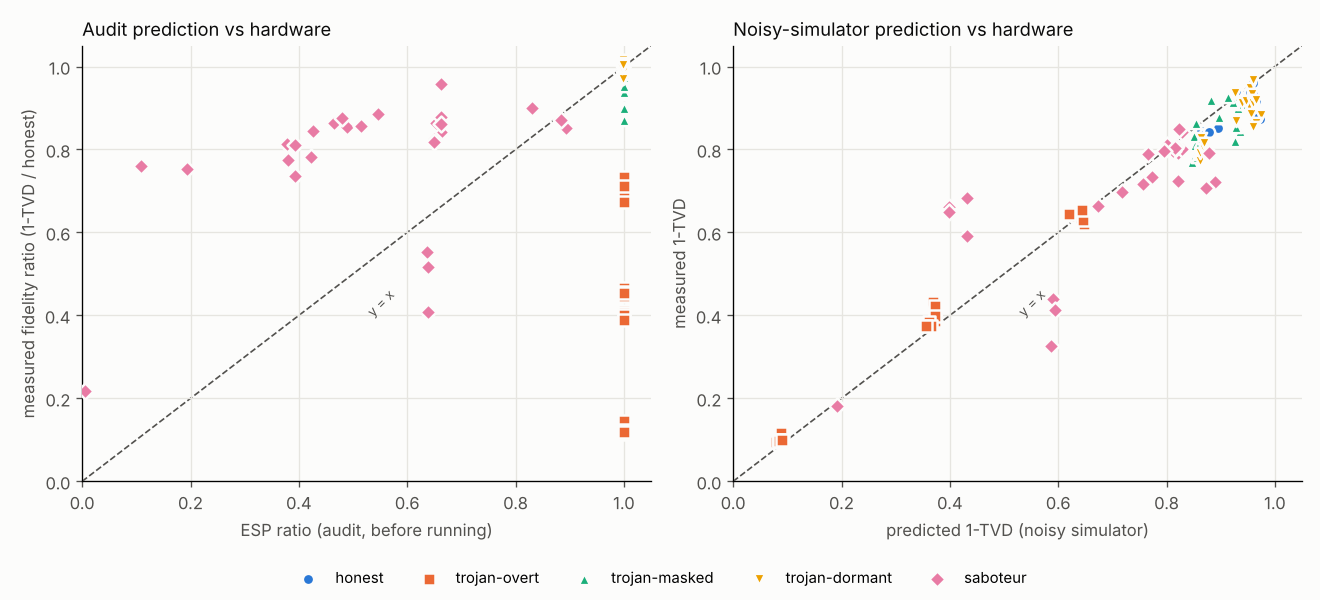

Write Python code to recreate this figure.
"""Predicted vs measured: every real IBM hardware run in bench/, in one chart and one table.

Reads bench/ibm_*.json (run 1 from `demo.py --ibm`, the rest from bench/ibm_runs.py) and the panel's
bench/live_ibm/*.json (server.py --allow-ibm); jobs still queued are skipped. A panel job's honest
baseline is the audit's reference, so it has no verdict or ESP ratio of its own ("–"). Measured ratio = measured 1-TVD / the honest compile's measured 1-TVD for the
same lock on the same device, the hardware counterpart of the ESP ratio. Run 1 recorded no noisy-sim
prediction, and its 1-TVD is against a 4,000-shot ideal sample instead of the exact distribution.
The [low, high] intervals are 95% bootstraps over the measured counts (bench/confidence.py).
Jobs S and T of bench/ibm_runs.py (the transpiler-seed sweep) are summarised per device instead of row by row.
Writes bench/hardware.csv, bench/compare.png and web/hardware.json, and prints the README tables.
    python bench/compare.py
"""
import csv
import json
import sys
from pathlib import Path

ROOT = Path(__file__).resolve().parent.parent
sys.path.insert(0, str(ROOT))

from confidence import circuits, done, intervals, jobs
from verify import NAIVE_TOL

CSV, PNG, WEB = ROOT / "bench" / "hardware.csv", ROOT / "bench" / "compare.png", ROOT / "web" / "hardware.json"
FIELDS = ["run", "device", "job_id", "submitted_utc", "circuit", "mode", "verdict", "esp_ratio",
          "predicted_one_minus_tvd", "measured_one_minus_tvd", "measured_ratio", "naive_hw_passed"]
CI = ["measured_ci_low", "measured_ci_high", "ratio_ci_low", "ratio_ci_high"]
MODES = ("honest", "trojan-overt", "trojan-masked", "trojan-dormant", "saboteur")
COLORS = dict(zip(MODES, ("#2a78d6", "#eb6834", "#1baf7a", "#eda100", "#e87ba4")))
MARKERS = dict(zip(MODES, ("o", "s", "^", "v", "D")))


def load():
    rows = []
    for d in jobs():
        if not done(d):
            continue
        first = len(rows)
        if "results" in d:  # server.py --allow-ibm panel job: judge, then its honest baseline
            res, fid = d["results"], d["checks"]["fidelity"]
            for (name, mode, _, _), k in zip(circuits(d), ("judge", "baseline")):
                judge = k == "judge"
                rows.append({"device": d["device"], "job_id": d["job_id"], "submitted_utc": d["submitted_utc"],
                             "circuit": name, "mode": mode, "verdict": d["verdict"] if judge else None,
                             "esp_ratio": fid["ratio"] if judge else None,
                             "predicted_one_minus_tvd": d["predicted_one_minus_tvd"][k],
                             "measured_one_minus_tvd": res[k]["one_minus_tvd"],
                             "measured_ratio": res["measured_ratio"] if judge else 1.0,
                             "naive_hw_passed": res[k]["naive_passed"]})
        elif "runs" in d:  # demo.py --ibm: honest + saboteur, one circuit
            honest = d["runs"]["honest"]["one_minus_tvd"]
            for mode, r in d["runs"].items():
                rows.append({"device": d["device"], "job_id": d["job_id"], "submitted_utc": d["submitted_utc"],
                             "circuit": d["circuit"], "mode": mode, "verdict": r["verdict"],
                             "esp_ratio": r["esp_ratio"], "predicted_one_minus_tvd": None,
                             "measured_one_minus_tvd": r["one_minus_tvd"],
                             "measured_ratio": round(r["one_minus_tvd"] / honest, 3),
                             "naive_hw_passed": 1 - r["one_minus_tvd"] < NAIVE_TOL})
        else:
            rows += [{"device": d["device"], "job_id": d["job_id"], "submitted_utc": d["submitted_utc"],
                      **{k: e[k] for k in FIELDS[4:]}} for e in d["circuits"]]
        for r, ci in zip(rows[first:], intervals(d)):  # same circuit order as the rows above
            r.update(zip(CI, ci))
    ids = sorted({(r["submitted_utc"], r["job_id"]) for r in rows})
    for r in rows:
        r["run"] = ids.index((r["submitted_utc"], r["job_id"])) + 1
        r["circuit"] = r["circuit"].split(" ")[0]
    order = {m: i for i, m in enumerate(MODES)}
    return sorted(rows, key=lambda r: (r["run"], r["circuit"], order[r["mode"]]))


def chart(rows):
    import matplotlib
    matplotlib.use("Agg")
    import matplotlib.pyplot as plt
    ink, muted, surface = "#0b0b0b", "#52514e", "#fcfcfb"
    fig, (a, b) = plt.subplots(1, 2, figsize=(11, 5), facecolor=surface)
    panels = ((a, "esp_ratio", "measured_ratio", "ESP ratio (audit, before running)",
               "measured fidelity ratio (1-TVD / honest)", "Audit prediction vs hardware"),
              (b, "predicted_one_minus_tvd", "measured_one_minus_tvd", "predicted 1-TVD (noisy simulator)",
               "measured 1-TVD", "Noisy-simulator prediction vs hardware"))
    for ax, x, y, xl, yl, title in panels:
        ax.plot([0, 1.05], [0, 1.05], color=muted, lw=1, ls="--", zorder=1)
        ax.text(0.52, 0.47, "y = x", color=muted, fontsize=8, rotation=45, ha="left", va="top")
        for mode in MODES:
            pts = [(r[x], r[y]) for r in rows if r["mode"] == mode and r[x] is not None]
            if pts:
                ax.scatter(*zip(*pts), s=46, color=COLORS[mode], marker=MARKERS[mode], label=mode,
                           edgecolors=surface, linewidths=1.5, zorder=3)
        ax.set_xlim(0, 1.05)
        ax.set_ylim(0, 1.05)
        ax.set_facecolor(surface)
        ax.set_xlabel(xl, color=muted)
        ax.set_ylabel(yl, color=muted)
        ax.set_title(title, color=ink, fontsize=11, loc="left")
        ax.grid(color="#e6e5e0", lw=0.8)
        for side in ("top", "right"):
            ax.spines[side].set_visible(False)
        ax.tick_params(colors=muted)
    fig.legend(*a.get_legend_handles_labels(), frameon=False, fontsize=9, loc="lower center", ncol=len(MODES))
    fig.tight_layout(rect=(0, 0.07, 1, 1))
    fig.savefig(PNG, dpi=120)


def sweep_ids():
    """Job IDs of the transpiler-seed sweep (bench/ibm_runs.py S and T)."""
    return {d["job_id"] for d in jobs() if d.get("job") in ("S", "T")}


def sweep(rows):
    """Per device: verdicts, saboteur measured ratios and histogram-test passes over the seed sweep."""
    ids, out = sweep_ids(), []
    for device in sorted({r["device"] for r in rows if r["job_id"] in ids}):
        rs = [r for r in rows if r["job_id"] in ids and r["device"] == device]
        mode = lambda m: [r for r in rs if r["mode"] == m]
        sab = sorted(mode("saboteur"), key=lambda r: r["measured_ratio"])
        out.append({"device": device, "jobs": len({r["job_id"] for r in rs}), "circuits": len(rs),
                    "honest_accept": [sum(r["verdict"] == "ACCEPT" for r in mode("honest")), len(mode("honest"))],
                    "reject": {m: [sum(r["verdict"] == "REJECT" for r in mode(m)), len(mode(m))] for m in MODES[1:]},
                    "saboteur_ratio": [[r["measured_ratio"], r["ratio_ci_low"], r["ratio_ci_high"]] for r in (sab[0], sab[-1])],
                    "saboteur_significant": [sum(r["ratio_ci_high"] < 1 for r in sab), len(sab)],
                    "naive_pass": {m: [sum(bool(r["naive_hw_passed"]) for r in mode(m)), len(mode(m))] for m in MODES}})
    return out


def web(rows, summary):
    """Honest vs saboteur, per device and circuit, for the site's hardware block, plus the seed-sweep summary."""
    out, ids = [], sweep_ids()
    for r in rows:
        if r["mode"] != "saboteur" or r["job_id"] in ids:
            continue
        h = next(x for x in rows if x["run"] == r["run"] and x["circuit"] == r["circuit"] and x["mode"] == "honest")
        out.append({"run": r["run"], "device": r["device"], "date": r["submitted_utc"][:10], "job_id": r["job_id"],
                    "circuit": r["circuit"], "honest": {"verdict": h["verdict"], "measured": h["measured_one_minus_tvd"]},
                    "saboteur": {"verdict": r["verdict"], "measured": r["measured_one_minus_tvd"],
                                 "esp_ratio": r["esp_ratio"]}})
    WEB.write_text(json.dumps({"metric": "measured 1-TVD vs ideal", "runs": out, "sweep": summary}, indent=2), encoding="utf-8")


def table(rows):
    f = lambda v, n=3: "–" if v is None else f"{v:.{n}f}"
    ci = lambda r, v, lo, hi: f(r[v]) if r["mode"] == "honest" and v == "measured_ratio" else f"{f(r[v])} [{f(r[lo])}, {f(r[hi])}]"
    print("| Run | Device | Circuit | Compiler | Verdict | ESP ratio | Predicted 1-TVD | Measured 1-TVD [95% CI]"
          " | Measured ratio [95% CI] | Naive test on hardware |")
    print("|---|---|---|---|---|---|---|---|---|---|")
    ids = sweep_ids()
    for r in rows:
        if r["job_id"] in ids:
            continue
        print(f"| {r['run']} | {r['device']} | {r['circuit']} | {r['mode']} | {r['verdict'] or '–'} | {f(r['esp_ratio'])}"
              f" | {f(r['predicted_one_minus_tvd'])} | {ci(r, 'measured_one_minus_tvd', *CI[:2])}"
              f" | {ci(r, 'measured_ratio', *CI[2:])}"
              f" | {'pass' if r['naive_hw_passed'] else 'fail'} |")


def sweep_table(summary):
    f = lambda xy: f"{xy[0]}/{xy[1]}"
    print("\n| Device | Jobs | Circuits | Honest ACCEPT | trojan-overt REJECT | trojan-masked REJECT | trojan-dormant REJECT"
          " | saboteur REJECT | Saboteur measured ratio, lowest / highest [95% CI] | Histogram test passed: honest"
          " / overt / masked / dormant / saboteur |")
    print("|---|---|---|---|---|---|---|---|---|---|")
    for s in summary:
        lo, hi = (f"{r:.3f} [{a:.3f}, {b:.3f}]" for r, a, b in s["saboteur_ratio"])
        print(f"| {s['device']} | {s['jobs']} | {s['circuits']} | {f(s['honest_accept'])} | "
              + " | ".join(f(s["reject"][m]) for m in MODES[1:]) + f" | {lo} / {hi} | "
              + " / ".join(f(s["naive_pass"][m]) for m in MODES) + " |")
    pending = [(d["device"], d["job_id"]) for d in jobs() if not done(d)]
    if pending:
        print("\nPending: " + ", ".join(f"{dev} `{j}`" for dev, j in pending))


def main():
    sys.stdout.reconfigure(encoding="utf-8")
    rows = load()
    with CSV.open("w", newline="") as fh:
        w = csv.DictWriter(fh, fieldnames=FIELDS + CI, lineterminator="\n")
        w.writeheader()
        w.writerows(rows)
    chart(rows)
    summary = sweep(rows)
    web(rows, summary)
    table(rows)
    sweep_table(summary)


if __name__ == "__main__":
    main()
